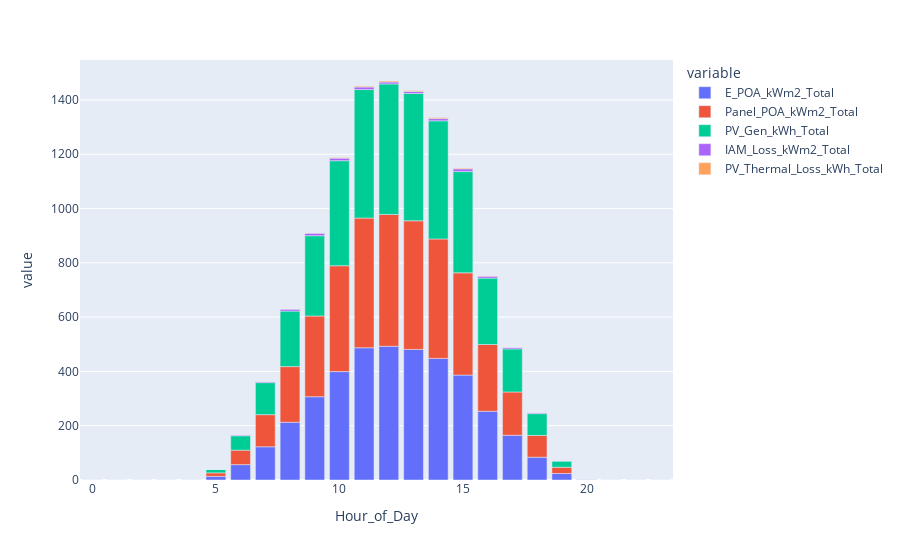

The code cell stored with this chart in its notebook:
### Code cell
px.bar(pv_model.summary_grouped.hourly[["E_POA_kWm2_Total", "Panel_POA_kWm2_Total", "PV_Gen_kWh_Total", "IAM_Loss_kWm2_Total", "PV_Thermal_Loss_kWh_Total"]])

### Figure 1 — Plotly figure (JSON) as saved in the notebook; plotly's stock layout.template omitted (floating-point values rounded to 4 significant figures)
{"data": [{"alignmentgroup": "True", "hovertemplate": "variable=E_POA_kWm2_Total<br>Hour_of_Day=%{x}<br>value=%{y}<extra></extra>", "legendgroup": "E_POA_kWm2_Total", "marker": {"color": "#636efa", "pattern": {"shape": ""}}, "name": "E_POA_kWm2_Total", "offsetgroup": "E_POA_kWm2_Total", "orientation": "v", "showlegend": true, "textposition": "auto", "type": "bar", "x": [0, 1, 2, 3, 4, 5, 6, 7, 8, 9, 10, 11, 12, 13, 14, 15, 16, 17, 18, 19, 20, 21, 22, 23], "xaxis": "x", "y": [0, 0, 0, 0, 0, 13.42, 56.55, 122.4, 212.6, 306.8, 399.4, 487.2, 492.7, 481.1, 448.0, 386.5, 253.2, 164.9, 83.95, 24.1, 1.253, 0, 0, 0], "yaxis": "y"}, {"alignmentgroup": "True", "hovertemplate": "variable=Panel_POA_kWm2_Total<br>Hour_of_Day=%{x}<br>value=%{y}<extra></extra>", "legendgroup": "Panel_POA_kWm2_Total", "marker": {"color": "#EF553B", "pattern": {"shape": ""}}, "name": "Panel_POA_kWm2_Total", "offsetgroup": "Panel_POA_kWm2_Total", "orientation": "v", "showlegend": true, "textposition": "auto", "type": "bar", "x": [0, 1, 2, 3, 4, 5, 6, 7, 8, 9, 10, 11, 12, 13, 14, 15, 16, 17, 18, 19, 20, 21, 22, 23], "xaxis": "x", "y": [0, 0, 0, 0, 0, 12.85, 53.32, 118.3, 205.1, 297.4, 390.0, 477.8, 485.6, 473.8, 440.0, 376.7, 246.1, 159.4, 80.37, 22.91, 0.944, 0, 0, 0], "yaxis": "y"}, {"alignmentgroup": "True", "hovertemplate": "variable=PV_Gen_kWh_Total<br>Hour_of_Day=%{x}<br>value=%{y}<extra></extra>", "legendgroup": "PV_Gen_kWh_Total", "marker": {"color": "#00cc96", "pattern": {"shape": ""}}, "name": "PV_Gen_kWh_Total", "offsetgroup": "PV_Gen_kWh_Total", "orientation": "v", "showlegend": true, "textposition": "auto", "type": "bar", "x": [0, 1, 2, 3, 4, 5, 6, 7, 8, 9, 10, 11, 12, 13, 14, 15, 16, 17, 18, 19, 20, 21, 22, 23], "xaxis": "x", "y": [0, 0, 0, 0, 0, 12.82, 53.2, 118.0, 204.4, 295.7, 386.9, 473.4, 480.7, 469.2, 435.3, 373.1, 244.5, 158.7, 80.15, 22.86, 0.942, 0, 0, 0], "yaxis": "y"}, {"alignmentgroup": "True", "hovertemplate": "variable=IAM_Loss_kWm2_Total<br>Hour_of_Day=%{x}<br>value=%{y}<extra></extra>", "legendgroup": "IAM_Loss_kWm2_Total", "marker": {"color": "#ab63fa", "pattern": {"shape": ""}}, "name": "IAM_Loss_kWm2_Total", "offsetgroup": "IAM_Loss_kWm2_Total", "orientation": "v", "showlegend": true, "textposition": "auto", "type": "bar", "x": [0, 1, 2, 3, 4, 5, 6, 7, 8, 9, 10, 11, 12, 13, 14, 15, 16, 17, 18, 19, 20, 21, 22, 23], "xaxis": "x", "y": [0, 0, 0, 0, 0, 0.566, 3.225, 4.075, 7.503, 9.422, 9.442, 9.416, 7.175, 7.295, 8.029, 9.75, 7.094, 5.563, 3.586, 1.185, 0.309, 0, 0, 0], "yaxis": "y"}, {"alignmentgroup": "True", "hovertemplate": "variable=PV_Thermal_Loss_kWh_Total<br>Hour_of_Day=%{x}<br>value=%{y}<extra></extra>", "legendgroup": "PV_Thermal_Loss_kWh_Total", "marker": {"color": "#FFA15A", "pattern": {"shape": ""}}, "name": "PV_Thermal_Loss_kWh_Total", "offsetgroup": "PV_Thermal_Loss_kWh_Total", "orientation": "v", "showlegend": true, "textposition": "auto", "type": "bar", "x": [0, 1, 2, 3, 4, 5, 6, 7, 8, 9, 10, 11, 12, 13, 14, 15, 16, 17, 18, 19, 20, 21, 22, 23], "xaxis": "x", "y": [0, 0, 0, 0, 0, 0, 0, 0.013, 0.279, 0.969, 2.107, 3.237, 3.699, 3.44, 3.675, 2.768, 0.997, 0.319, 0.029, 0, 0, 0, 0, 0], "yaxis": "y"}], "layout": {"barmode": "relative", "legend": {"title": {"text": "variable"}, "tracegroupgap": 0}, "margin": {"t": 60}, "xaxis": {"anchor": "y", "domain": [0, 1], "title": {"text": "Hour_of_Day"}}, "yaxis": {"anchor": "x", "domain": [0, 1], "title": {"text": "value"}}}}
